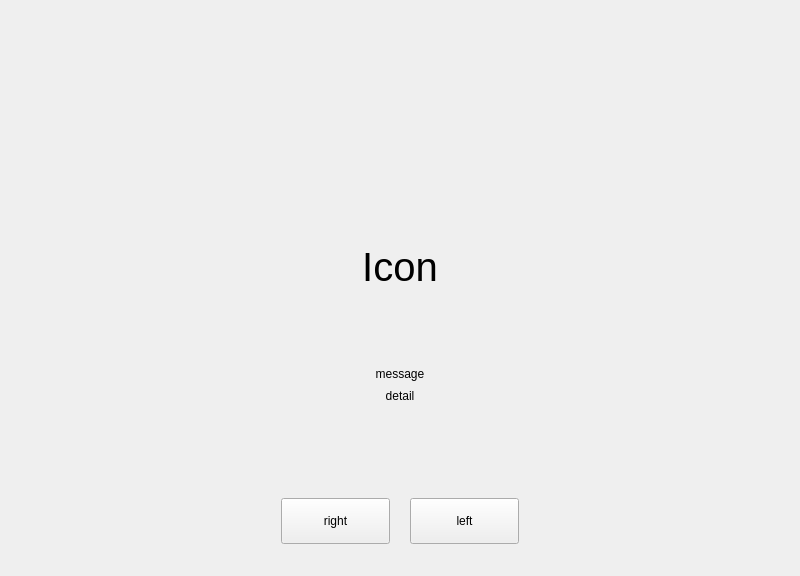
<?xml version="1.0" encoding="UTF-8"?>
<ui version="4.0">
 <class>QInstaller::IconButton2</class>
 <widget class="QWidget" name="QInstaller::IconButton2">
  <property name="geometry">
   <rect>
    <x>0</x>
    <y>0</y>
    <width>800</width>
    <height>576</height>
   </rect>
  </property>
  <property name="windowTitle">
   <string>Form</string>
  </property>
  <layout class="QVBoxLayout" name="verticalLayout">
   <property name="spacing">
    <number>0</number>
   </property>
   <property name="leftMargin">
    <number>0</number>
   </property>
   <property name="topMargin">
    <number>0</number>
   </property>
   <property name="rightMargin">
    <number>0</number>
   </property>
   <property name="bottomMargin">
    <number>0</number>
   </property>
   <item>
    <spacer name="verticalSpacer_2">
     <property name="orientation">
      <enum>Qt::Vertical</enum>
     </property>
     <property name="sizeHint" stdset="0">
      <size>
       <width>20</width>
       <height>164</height>
      </size>
     </property>
    </spacer>
   </item>
   <item>
    <spacer name="verticalSpacer_3">
     <property name="orientation">
      <enum>Qt::Vertical</enum>
     </property>
     <property name="sizeType">
      <enum>QSizePolicy::Fixed</enum>
     </property>
     <property name="sizeHint" stdset="0">
      <size>
       <width>20</width>
       <height>24</height>
      </size>
     </property>
    </spacer>
   </item>
   <item alignment="Qt::AlignHCenter|Qt::AlignTop">
    <widget class="QLabel" name="iconLabel">
     <property name="sizePolicy">
      <sizepolicy hsizetype="Preferred" vsizetype="Preferred">
       <horstretch>0</horstretch>
       <verstretch>0</verstretch>
      </sizepolicy>
     </property>
     <property name="minimumSize">
      <size>
       <width>234</width>
       <height>200</height>
      </size>
     </property>
     <property name="maximumSize">
      <size>
       <width>234</width>
       <height>200</height>
      </size>
     </property>
     <property name="font">
      <font>
       <pointsize>30</pointsize>
      </font>
     </property>
     <property name="text">
      <string>Icon</string>
     </property>
     <property name="alignment">
      <set>Qt::AlignCenter</set>
     </property>
    </widget>
   </item>
   <item>
    <widget class="QLabel" name="messageLabel">
     <property name="text">
      <string>message</string>
     </property>
     <property name="alignment">
      <set>Qt::AlignCenter</set>
     </property>
     <property name="wordWrap">
      <bool>true</bool>
     </property>
    </widget>
   </item>
   <item>
    <spacer name="verticalSpacer_6">
     <property name="orientation">
      <enum>Qt::Vertical</enum>
     </property>
     <property name="sizeType">
      <enum>QSizePolicy::Fixed</enum>
     </property>
     <property name="sizeHint" stdset="0">
      <size>
       <width>0</width>
       <height>8</height>
      </size>
     </property>
    </spacer>
   </item>
   <item>
    <widget class="QLabel" name="detailLabel">
     <property name="text">
      <string>detail</string>
     </property>
     <property name="alignment">
      <set>Qt::AlignCenter</set>
     </property>
     <property name="wordWrap">
      <bool>true</bool>
     </property>
    </widget>
   </item>
   <item>
    <spacer name="verticalSpacer_4">
     <property name="orientation">
      <enum>Qt::Vertical</enum>
     </property>
     <property name="sizeType">
      <enum>QSizePolicy::Maximum</enum>
     </property>
     <property name="sizeHint" stdset="0">
      <size>
       <width>20</width>
       <height>69</height>
      </size>
     </property>
    </spacer>
   </item>
   <item>
    <widget class="QLabel" name="spacelabel">
     <property name="text">
      <string/>
     </property>
    </widget>
   </item>
   <item>
    <spacer name="verticalSpacer_5">
     <property name="orientation">
      <enum>Qt::Vertical</enum>
     </property>
     <property name="sizeHint" stdset="0">
      <size>
       <width>20</width>
       <height>53</height>
      </size>
     </property>
    </spacer>
   </item>
   <item>
    <layout class="QHBoxLayout" name="horizontalLayout">
     <property name="spacing">
      <number>20</number>
     </property>
     <item>
      <spacer name="horizontalSpacer">
       <property name="orientation">
        <enum>Qt::Horizontal</enum>
       </property>
       <property name="sizeHint" stdset="0">
        <size>
         <width>40</width>
         <height>20</height>
        </size>
       </property>
      </spacer>
     </item>
     <item>
      <widget class="QPushButton" name="rightButton">
       <property name="sizePolicy">
        <sizepolicy hsizetype="Fixed" vsizetype="Fixed">
         <horstretch>0</horstretch>
         <verstretch>0</verstretch>
        </sizepolicy>
       </property>
       <property name="minimumSize">
        <size>
         <width>109</width>
         <height>46</height>
        </size>
       </property>
       <property name="maximumSize">
        <size>
         <width>109</width>
         <height>46</height>
        </size>
       </property>
       <property name="text">
        <string>right</string>
       </property>
      </widget>
     </item>
     <item>
      <widget class="QPushButton" name="leftButton">
       <property name="sizePolicy">
        <sizepolicy hsizetype="Fixed" vsizetype="Fixed">
         <horstretch>0</horstretch>
         <verstretch>0</verstretch>
        </sizepolicy>
       </property>
       <property name="minimumSize">
        <size>
         <width>109</width>
         <height>46</height>
        </size>
       </property>
       <property name="maximumSize">
        <size>
         <width>109</width>
         <height>46</height>
        </size>
       </property>
       <property name="text">
        <string>left</string>
       </property>
      </widget>
     </item>
     <item>
      <spacer name="horizontalSpacer_2">
       <property name="orientation">
        <enum>Qt::Horizontal</enum>
       </property>
       <property name="sizeHint" stdset="0">
        <size>
         <width>40</width>
         <height>20</height>
        </size>
       </property>
      </spacer>
     </item>
    </layout>
   </item>
   <item>
    <spacer name="verticalSpacer">
     <property name="orientation">
      <enum>Qt::Vertical</enum>
     </property>
     <property name="sizeType">
      <enum>QSizePolicy::Expanding</enum>
     </property>
     <property name="sizeHint" stdset="0">
      <size>
       <width>20</width>
       <height>53</height>
      </size>
     </property>
    </spacer>
   </item>
  </layout>
 </widget>
 <resources/>
 <connections/>
</ui>
